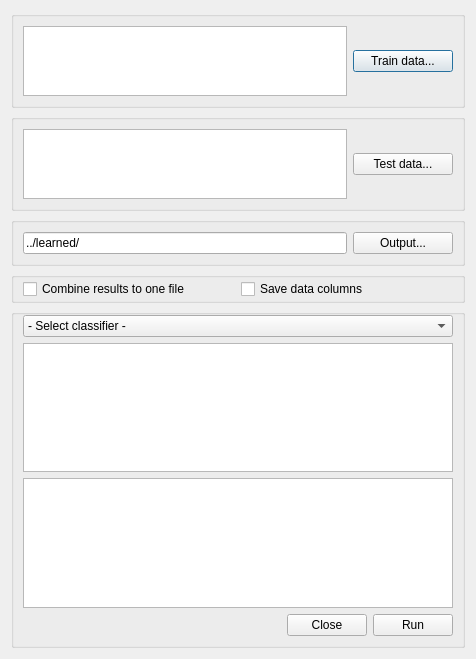
<?xml version="1.0" encoding="UTF-8"?>
<ui version="4.0">
 <class>Dialog</class>
 <widget class="QDialog" name="Dialog">
  <property name="geometry">
   <rect>
    <x>0</x>
    <y>0</y>
    <width>476</width>
    <height>659</height>
   </rect>
  </property>
  <property name="windowTitle">
   <string>Run classifier</string>
  </property>
  <layout class="QGridLayout" name="gridLayout">
   <item row="0" column="0">
    <layout class="QVBoxLayout" name="verticalLayout">
     <item alignment="Qt::AlignTop">
      <widget class="QGroupBox" name="horizontalGroupBox">
       <layout class="QHBoxLayout" name="horizontalLayout">
        <item>
         <widget class="QListWidget" name="listWidget"/>
        </item>
        <item>
         <widget class="QPushButton" name="pushButton">
          <property name="minimumSize">
           <size>
            <width>100</width>
            <height>0</height>
           </size>
          </property>
          <property name="text">
           <string>Train data...</string>
          </property>
         </widget>
        </item>
       </layout>
      </widget>
     </item>
     <item alignment="Qt::AlignTop">
      <widget class="QGroupBox" name="horizontalGroupBox_2">
       <layout class="QHBoxLayout" name="horizontalLayout_2">
        <item>
         <widget class="QListWidget" name="listWidget_2"/>
        </item>
        <item>
         <widget class="QPushButton" name="pushButton_2">
          <property name="minimumSize">
           <size>
            <width>100</width>
            <height>0</height>
           </size>
          </property>
          <property name="text">
           <string>Test data...</string>
          </property>
         </widget>
        </item>
       </layout>
      </widget>
     </item>
     <item alignment="Qt::AlignTop">
      <widget class="QGroupBox" name="horizontalGroupBox_3">
       <layout class="QHBoxLayout" name="horizontalLayout_3">
        <item>
         <widget class="QLineEdit" name="lineEdit">
          <property name="text">
           <string>../learned/</string>
          </property>
         </widget>
        </item>
        <item>
         <widget class="QPushButton" name="pushButton_3">
          <property name="minimumSize">
           <size>
            <width>100</width>
            <height>0</height>
           </size>
          </property>
          <property name="text">
           <string>Output...</string>
          </property>
         </widget>
        </item>
       </layout>
      </widget>
     </item>
     <item>
      <widget class="QGroupBox" name="horizontalGroupBox_4">
       <property name="sizePolicy">
        <sizepolicy hsizetype="Preferred" vsizetype="Minimum">
         <horstretch>0</horstretch>
         <verstretch>0</verstretch>
        </sizepolicy>
       </property>
       <property name="minimumSize">
        <size>
         <width>0</width>
         <height>0</height>
        </size>
       </property>
       <property name="alignment">
        <set>Qt::AlignLeading|Qt::AlignLeft|Qt::AlignTop</set>
       </property>
       <layout class="QHBoxLayout" name="horizontalLayout_4">
        <property name="topMargin">
         <number>0</number>
        </property>
        <property name="bottomMargin">
         <number>0</number>
        </property>
        <item>
         <widget class="QCheckBox" name="checkBox_2">
          <property name="text">
           <string>Combine results to one file</string>
          </property>
         </widget>
        </item>
        <item>
         <widget class="QCheckBox" name="checkBox">
          <property name="text">
           <string>Save data columns</string>
          </property>
         </widget>
        </item>
       </layout>
      </widget>
     </item>
     <item alignment="Qt::AlignTop">
      <widget class="QGroupBox" name="verticalGroupBox_2">
       <property name="alignment">
        <set>Qt::AlignLeading|Qt::AlignLeft|Qt::AlignTop</set>
       </property>
       <layout class="QVBoxLayout" name="verticalLayout_2">
        <property name="topMargin">
         <number>0</number>
        </property>
        <item>
         <widget class="QComboBox" name="comboBox">
          <item>
           <property name="text">
            <string>- Select classifier -</string>
           </property>
          </item>
         </widget>
        </item>
        <item>
         <widget class="QTextEdit" name="lineEdit_2">
          <property name="autoFillBackground">
           <bool>false</bool>
          </property>
          <property name="readOnly">
           <bool>false</bool>
          </property>
         </widget>
        </item>
        <item>
         <widget class="QTextEdit" name="textEdit">
          <property name="readOnly">
           <bool>true</bool>
          </property>
         </widget>
        </item>
        <item>
         <layout class="QHBoxLayout" name="horizontalLayout_6">
          <item>
           <spacer name="horizontalSpacer">
            <property name="orientation">
             <enum>Qt::Horizontal</enum>
            </property>
            <property name="sizeHint" stdset="0">
             <size>
              <width>40</width>
              <height>20</height>
             </size>
            </property>
           </spacer>
          </item>
          <item>
           <widget class="QPushButton" name="pushButton_6">
            <property name="text">
             <string>Close</string>
            </property>
           </widget>
          </item>
          <item>
           <widget class="QPushButton" name="pushButton_5">
            <property name="text">
             <string>Run</string>
            </property>
           </widget>
          </item>
         </layout>
        </item>
       </layout>
      </widget>
     </item>
    </layout>
   </item>
  </layout>
 </widget>
 <resources/>
 <connections/>
</ui>
